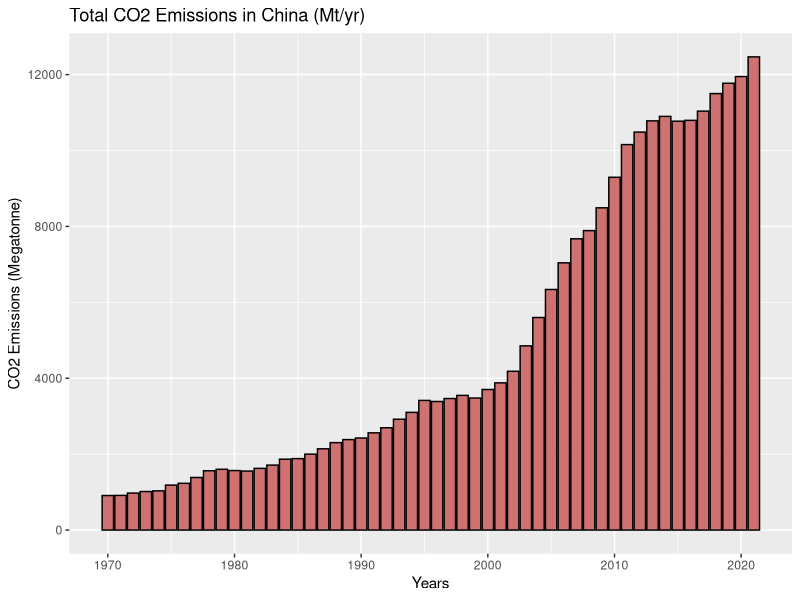
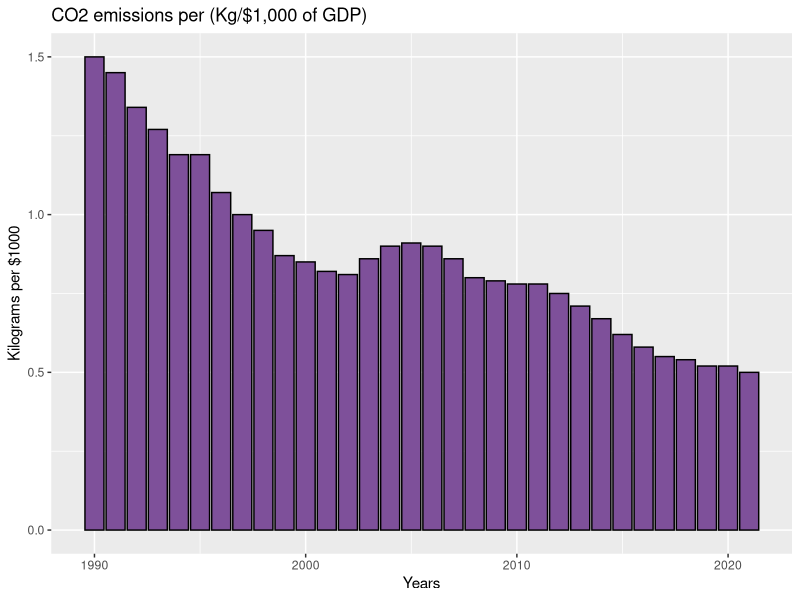
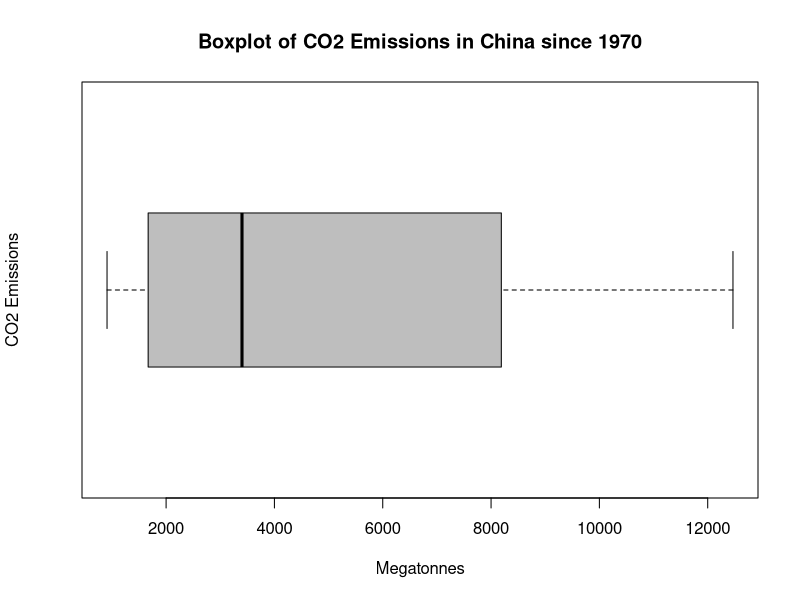

Reproduce these figures in R, in order.
##################################################
## Project: https://github.com/dani0105/free-datasets
## Script purpose: Analyze the CO2 emissions dataset
## Date: 2022-10-08
## Author: informationvulture
##################################################

# Packages to load
library(`ggplot2`)

# Set absolute path to CN_CHINA.csv
path <- getwd() # From where this script is run
setwd(path)

# Assuming you are doing this in the free-datasets directory,
# the relative path to the csv file is:
content <- read.csv("../../datasets/CO2-emissions/CN_CHINA.csv", header = TRUE)

## ---------------------------

# Total emissions plot

png(filename = "CO2-analysis-img/total-emissions.png")
ggplot(content, aes(x = year, y = co2_total_megatonne)) +
       geom_bar(stat = "identity",  fill = "#cd7270", colour = "#000000") +
       xlab("Years") + ylab("CO2 Emissions (Megatonne)") +
       ggtitle("Total CO2 Emissions in China (Mt/yr)")
dev.off()

# CO Emissions in kilograms per $1000 GDP

png(filename = "CO2-analysis-img/emissions-per-kg.png")
ggplot(content, aes(x = year, y = co2_kilogram_for_one_thousand_dollars)) +
       geom_bar(stat = "identity",  fill = "#7e509a", colour = "#000000") +
       xlab("Years") + ylab("Kilograms per $1000") +
       ggtitle("CO2 emissions per (Kg/$1,000 of GDP)")
dev.off()

## ---------------------------
## IMAGES
## ---------------------------

# Box plot to show any outliers

png(filename = "CO2-analysis-img/total-data-boxplot.png")
boxplot(content$co2_total_megatonne,
       main = "Boxplot of CO2 Emissions in China since 1970",
       xlab = "Megatonnes",
       ylab = "CO2 Emissions",
       col = "grey",
       border = "black",
       horizontal = TRUE)
dev.off()

## ---------------------------
## Summary Statistics
## ---------------------------

# Using 'co2_total_megatonne' column
mu <- mean(content$co2_total_megatonne) # mean
sd <- sd(content$co2_total_megatonne) # standard deviation
median <- median(content$co2_total_megatonne) # median

t_test <- t.test(content$co2_total_megatonne, conf.level = 0.95) # t-test
t_test

linear_model <- lm(content$co2_total_megatonne ~ content$year) # linear model
linear_model


quant <- quantile(content$co2_total_megatonne) # quantiles
quant